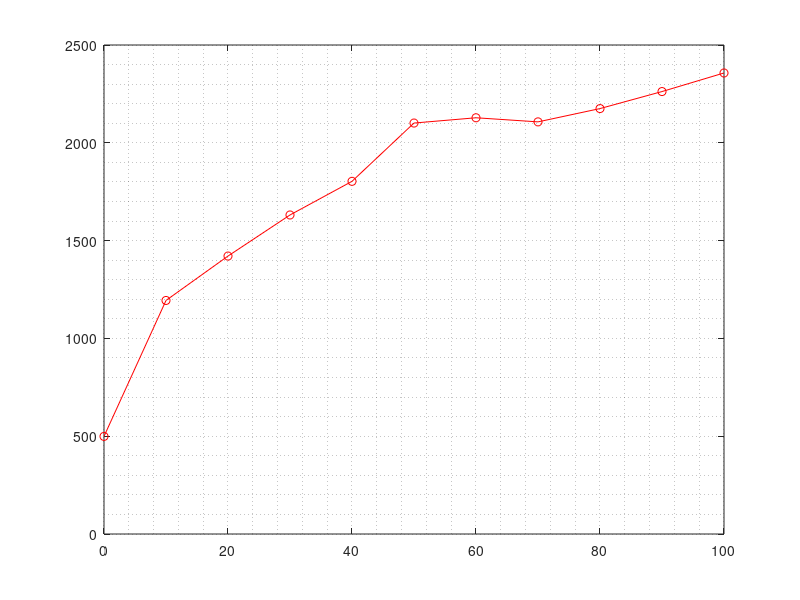

Write the MATLAB code that produced this figure. (Note: this script raises an error after producing the figure.)
A = importdata('mutex_lock_-o_-c.txt');
B = importdata('spin_lock_-o_-c.txt');
C = importdata('my_mutex_lock_-o_-c.txt');
D = importdata('my_spinTAS_lock_-o_-c.txt');
E = importdata('my_spinTTAS_lock_-o_-c.txt');
F = importdata('my_queue_lock_-o_-c.txt');

a=A';
b=B';
c=C';
d=D';
e=E';
f=F';
x1=0:10:100;

figure('Color',[0.8 0.8 0.8]);
%p = polyfit(x,a,1);
%y1 = polyval(p,x);

plot(x1,a,'-o','Color','red');
hold on

grid minor
ax = gca;
ax.XMinorGrid = 'off';
set(gca,'FontSize',15);

title('Time vs WorkInsideCS and WorkOutsideCS','FontSize',20);
ylabel('time(ms)','FontSize',20);
xlabel('WorkInsideCS and WorkOutsideCS','FontSize',20);
ylim([0 5000]);
xlim([0 100]);

plot(x1,b,'-o','Color','black');
plot(x1,c,'-o','Color','magenta');
plot(x1,d,'-o','Color','cyan');
plot(x1,e,'-o','Color','green');
plot(x1,f,'-o','Color','blue');

l = legend('pthr mutex','pthr spin','myMutex','mySpinTAS','mySpinTTAS','myQueue','Location','southeastoutside');
set(l,'FontSize',20);
